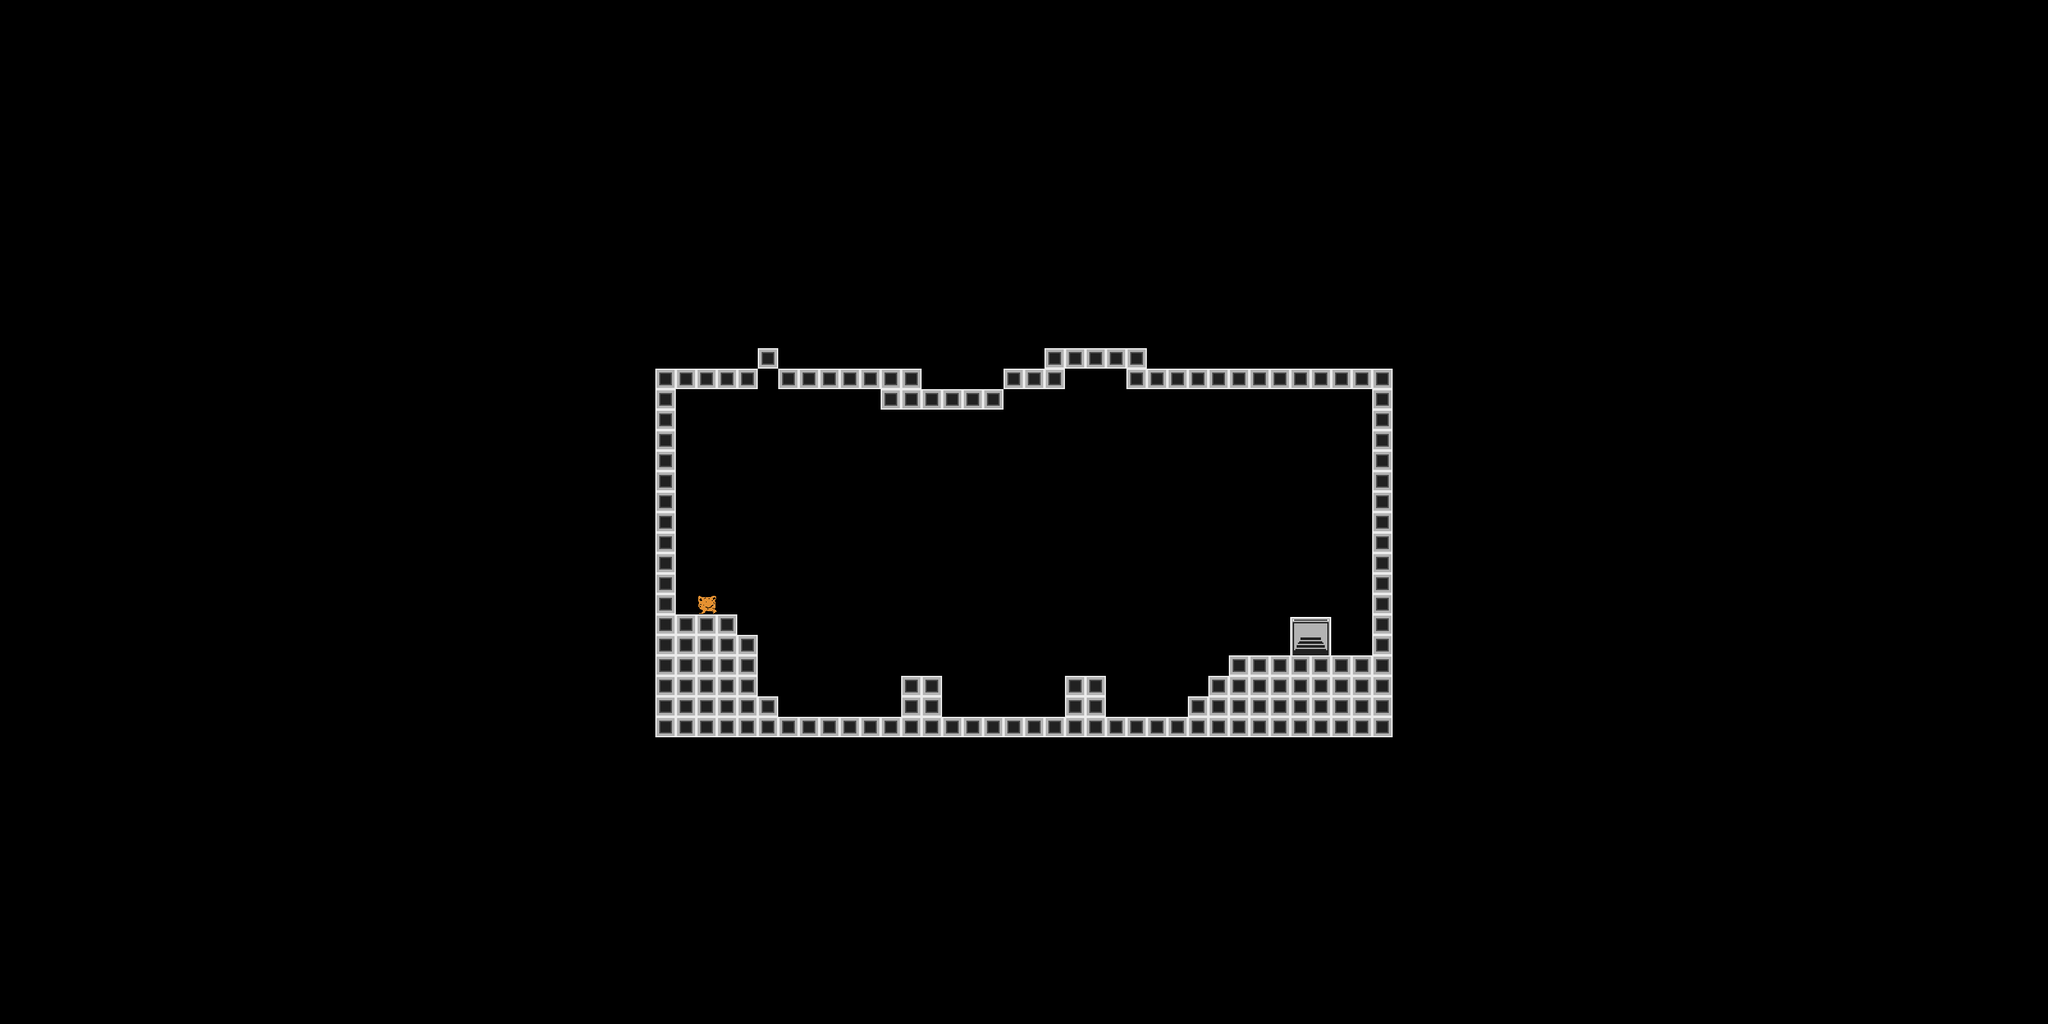

Rendered tile map (Tiled .tmx) drawn with the repository's tilesets; below, a short description and the map source with its tile grids summarised:
An orthogonal 100x50 tile map with 32x32 px tiles, 1 tile layer (MAIN) and 8 objects (a0, a1, a2, a5, a6, ...).

<map version="1.2" tiledversion="1.2.3" orientation="orthogonal" renderorder="right-down" width="100" height="50" tilewidth="32" tileheight="32" infinite="0" nextlayerid="3" nextobjectid="10">
 <tileset firstgid="1" source="../tilemap-main.tsx" />
 <layer id="1" name="MAIN" width="100" height="50">
  <data>[5000 cells, 165 non-empty, 6 distinct tile ids]</data>
 </layer>
 <objectgroup id="2" name="SPLINES">
  <object id="1" name="a0" x="1455" y="1071">
   <point />
  </object>
  <object id="2" name="a1" x="1502" y="1069">
   <point />
  </object>
  <object id="3" name="a2" x="1536" y="1026">
   <point />
  </object>
  <object id="4" name="a5" x="1600" y="1018">
   <point />
  </object>
  <object id="5" name="a6" x="1633" y="1070">
   <point />
  </object>
  <object id="6" name="a7" x="1680" y="1074">
   <point />
  </object>
  <object id="7" name="a3" x="1567" y="1020">
   <point />
  </object>
  <object id="9" name="a4" x="1571" y="1019">
   <point />
  </object>
 </objectgroup>
</map>
